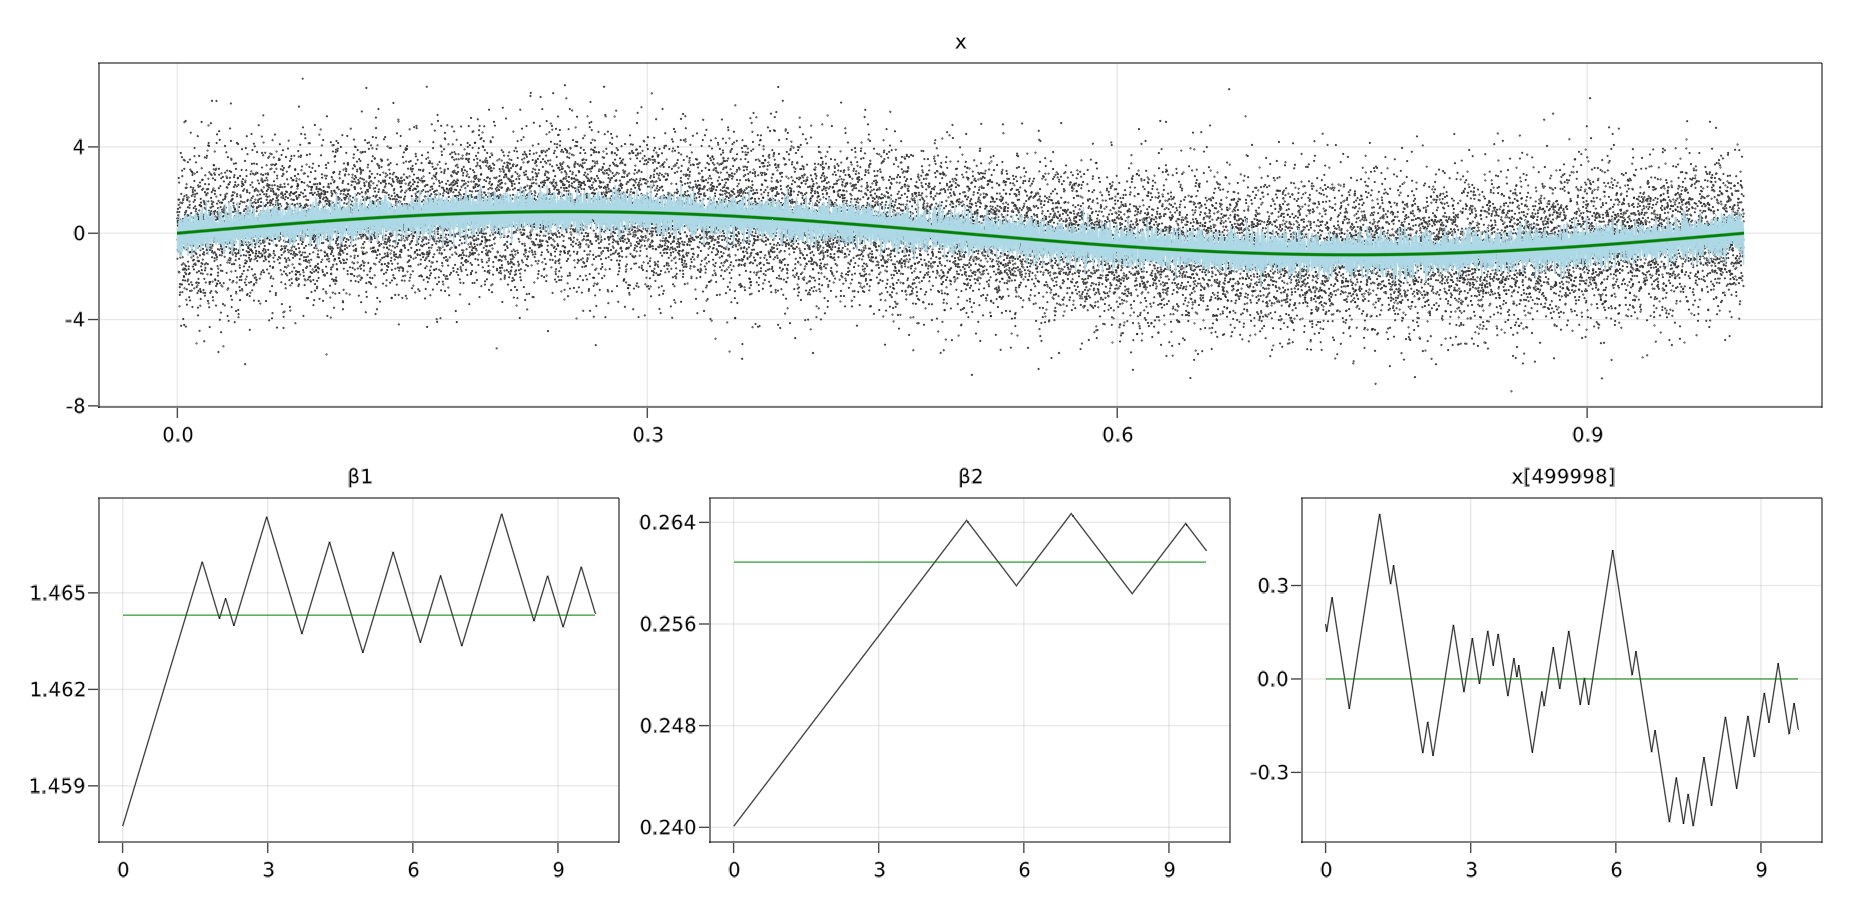

The Julia source for this figure:
using Random
Random.seed!(5)
using Statistics, ZigZagBoomerang, LinearAlgebra, Test, SparseArrays
parallel = true
const D = 2
#n = 1_000_000
n = (2<<19) - D
d = D + n
if parallel
    κ = 4 # number of threads
    Δ = 0.01 # how much samples per try
    d2 = d÷κ
    partition = ZigZagBoomerang.Partition(κ, d)
end

K = 20
T = 10.0

const σ2 = 1.0
const γ0 = 0.1


β = randn(D)
X = [randn(n) for i in 1:D]
t = range(0.0, 1.0, length=n)

x = sin.(2pi*t)
y = sum(X .* β) + x + sqrt(σ2)*randn(n)

dia = -0.5ones(n-1)
Γ = 100*sparse(SymTridiagonal(1.0ones(n), dia))^2
GX0 = [X[1] X[2] ones(n)] 
GX = [X[1] X[2]] 

# rough point estimate, trend as constant or piecewise constant
xpost = 0*x
βpost = (GX0\(y))[1:D]    
for i in 1:3 # 3 em steps
    global βpost, xpost
    xpost = (I'*I + σ2*Γ)\(I'*y - sum(X .* βpost))
    βpost = (GX\(y - xpost))
end

# rough estimate of posterior precision matrix using order of standard errors
Γpost = [I(2)*(γ0 + n) zeros(2,n); zeros(2,n)' (Γ + I/σ2)]

if parallel # if we want to do it parallel, we have to break some dependencies in our posterior proxy
    for k1 in 0:κ-1
        for k2 in 0:κ-1
            k2 == k1 && continue
            abs(k2-k1) > 1 && continue
            Γpost[(k1*d2 + 1):(k1+1)*d2,(k2*d2 + 1):(k2+1)*d2] *= 0
        end
    end
end
dropzeros!(Γpost)
μpost = [βpost; xpost]

bias = [0.0, 0.0]
for i in 1:D
    for j = 1:n # use an unbiased estimate of the log-likelihood
        global bias
        bias[i] += X[i][j]*(xpost[j] + X[1][j]*βpost[1] + X[2][j]*βpost[2] - y[j])/σ2
    end
end
bias

# Compute an unbiased estimate of the i'th partial derivative of the negative loglikelihood in a smart way
function ∇ϕ(u, i_, Γ, X, y, (xhat, βhat, bias), K = 20)
    β = u[1:D]
    x = @view u[D+1:end]
    if i_ > D
        i = i_ - D
        a = ZigZagBoomerang.idot(Γ, i, x) + (x[i] - y[i])/σ2
        for di in 1:D
            a += β[di]*X[di][i]/σ2  
        end  
        return a
    else #x'*C*x +  (a+B*x)'*A*(B*x+a) on http://www.matrixcalculus.org
        i = i_
        a = γ0*β[i]
        s = n/K/σ2
        for k in 1:K # use an unbiased estimate of the log-likelihood with control variate
            j = rand(1:n)
            a += s*X[i][j]*(x[j] + X[1][j]*β[1] + X[2][j]*β[2] - y[j])
            a -= s*X[i][j]*(xhat[j] + X[1][j]*βhat[1] + X[2][j]*βhat[2] - y[j])
        end
        return a + bias[i]
    end
end 

t0 = 0.0
u = μpost 
x0 = copy(u) + 0.01*randn(d) # jiggle the starting point to see convergence
θ0 = rand([-1.0, 1.0], d)
θ0[1] = θ0[2] = 5*sqrt(1/n)

# Graphical structure of posterior
G2 = [i+D => D .+ rowvals(Γ)[nzrange(Γ, i)] for i in eachindex(y)]
G1 = [1 => [1:d;], 2 => [1:d;]]
G = [G1; G2]

# precision bounds
c = 1e-9*ones(d)
dt = T/100

Z = ZigZag(Γpost, μpost)
if parallel
    trc, _ = @time ZigZagBoomerang.parallel_spdmp(partition, ∇ϕ, t0, x0, θ0, T, c, G, Z, Γ, X, y, (xpost, βpost, bias), K;  adapt=true, progress=true, Δ=Δ)
else
    trc, _ = @time ZigZagBoomerang.spdmp(∇ϕ, t0, x0, θ0, T, c, G, Z, Γ, X, y, (xpost, βpost, bias), K; structured=true, adapt=true, progress=true)
end
J = [1,2, n÷2]
subtrc = subtrace(trc, J)

#ts, xs = ZigZagBoomerang.sep(collect(discretize(subtrc, dt)))
ts, xs = ZigZagBoomerang.sep(subtrc)

# posterior mean
u = mean(trc)
β̂ = u[1:D]
x̂ = u[D+1:end]

β - β̂
x - x̂

fig = Figure()
ax = fig[1,1:3] = Axis(fig, title="x")
fig[2,1] = Axis(fig, title="β1")
fig[2,2] = Axis(fig, title="β2")
fig[2,3] = Axis(fig, title="x[$(J[end]-2)]")
jj = 50
scatter!(ax, t[1:jj:end], y[1:jj:end], markersize=0.1)
lines!(ax, t[1:jj:end], x̂[1:jj:end], color=:lightblue)
lines!(ax, t[1:jj:end], x[1:jj:end], color=:green, linewidth=3.0)
lines!(fig[2,1], ts, getindex.(xs, 1))
lines!(fig[2,1], ts, fill(β[1], length(ts)), color=:green)
lines!(fig[2,2], ts, getindex.(xs, 2))
lines!(fig[2,2], ts, fill(β[2], length(ts)), color=:green)
lines!(fig[2,3], ts, getindex.(xs, 3))
lines!(fig[2,3], ts, fill(x[J[end]-2], length(ts)), color=:green)
display(fig)

using FileIO
save("million.png", fig)